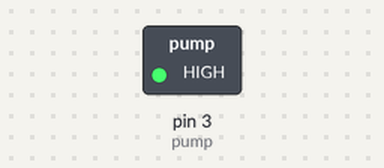
The sketch below on a simulated Arduino Uno, built with avr-gcc and run on an emulated ATmega328P. Shown: switched loads named in the sketch (green lamp = pin HIGH). What the sketch prints to the serial monitor is not drawn.

Above: at 0.1 s.
At 5.1 s:
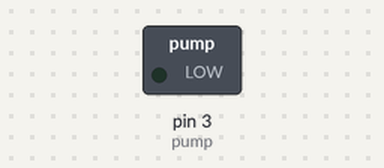
Timing chart, 0 to 6.6 s (numbered marks = the images above):
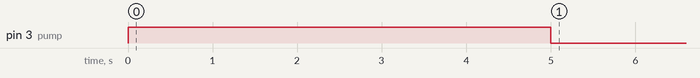

The sketch:

autoGardener.ino
```cpp
int sensor_pin = A0; //signal from the capacitive soil moisture sensor
int output_value = 0;  // value of soil moisture
int pump = 3;      // digital pin where the relay is plugged in
int threshold = 50;  //threshold value to trigger pump (percent)
int lowestMoist = 572;
int highestMoist = 278;
int testAttempts = 0;
bool testRun = false;
int maxAttempts = 2;
const long thirtyMinutes = 1800000; // 30 minutes (1000ms x 60s x 30m)
const long fiveSeconds = 5000; // 5 seconds

void setup() {
  Serial.begin(9600);
//   Serial.println("_SOILFINAL_V1_");
  pinMode(sensor_pin, INPUT);  //setup for the soil moisture senor aka INPUt
  pinMode(pump, OUTPUT);      //setup for the pump aka   OUTPUT
//   Serial.println("Pump activation threshold %: ");
//   Serial.print(threshold);
}

void loop() {
    checkTestStatus();
    output_value = getSoilMoisturePercent();
    //Serial.print(output_value);
    if (output_value < threshold) {
        digitalWrite(pump, HIGH);
        //     Serial.println("pump on 5s");
        delay(fiveSeconds);  //run pump for 5 seconds;
        digitalWrite(pump, LOW);
        //Serial.println("pump off - delay 10s");
        //delay(300000); //wait 5 minutes
        //delay(10000); //wait 10 seconds before checking again  (switch to this line after testing)
    }
    else {
        digitalWrite(pump, LOW);
        //Serial.println("do not turn on pump - delay 20s");
        //delay(20000); //wait 20 seconds before checking again  (switch to this line after testing)
    }
    delay(thirtyMinutes); //wait 30 minutes before checking again
}

int getSoilMoisturePercent() {
    output_value = analogRead(sensor_pin);     //gets the value from the soil moisture sensor
//     Serial.print("Direct moisture reading:");
//     Serial.print(output_value);
    output_value = map(output_value,lowestMoist,highestMoist,0,100); // this sets the percentage value
//     Serial.print(" % Moisture Reading: ");
    Serial.print(output_value);
    return output_value;
}

void checkTestStatus() {
    if (testRun == true && testAttempts >= maxAttempts) {
        Serial.print("Test Over - threshold set: ");
        Serial.print(threshold);
        Serial.print(" Last moisture reading: ");
        Serial.print(output_value);
        Serial.print("End");
        exit(0);
    } else {
        testAttempts += 1;
//         Serial.print("Read attempt: ");
//         Serial.print(testAttempts);
//         Serial.print(" Max attempts: ");
//         Serial.print(maxAttempts);
    }
}

// TODO:  1.Need to change some variable names to make it more readable when we add monitoring variables
        //2.Remove some of the Serial.print calls and just make a logSer command or something.
        //3.Need to add some failsafes around the read commands to make sure we don't crash entirely
        //4.Will likely need to figure out a way to specify which reader we are adding to serial stream
```

Measured:
- by itself, pin 3 (pump): LOW → HIGH at 0.00 s, → LOW 5.0 s later
